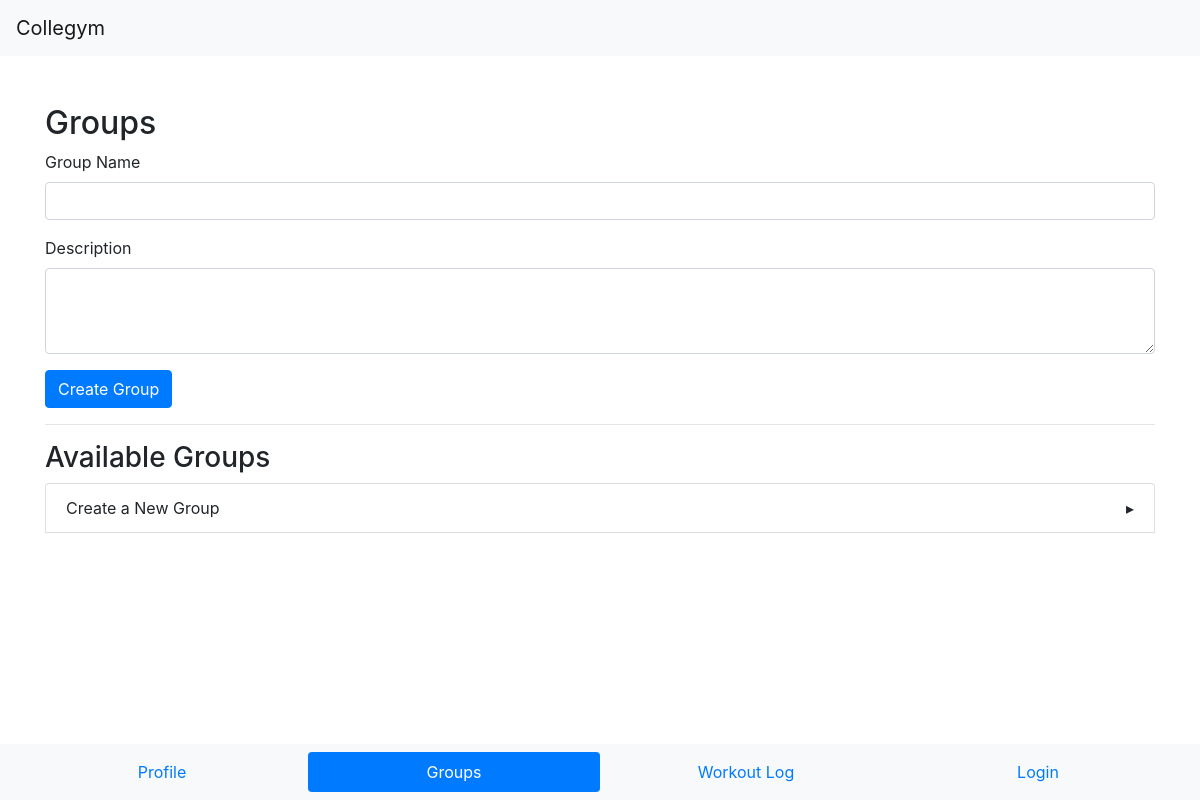
Before: /group/1 (signed in) with the older database file.
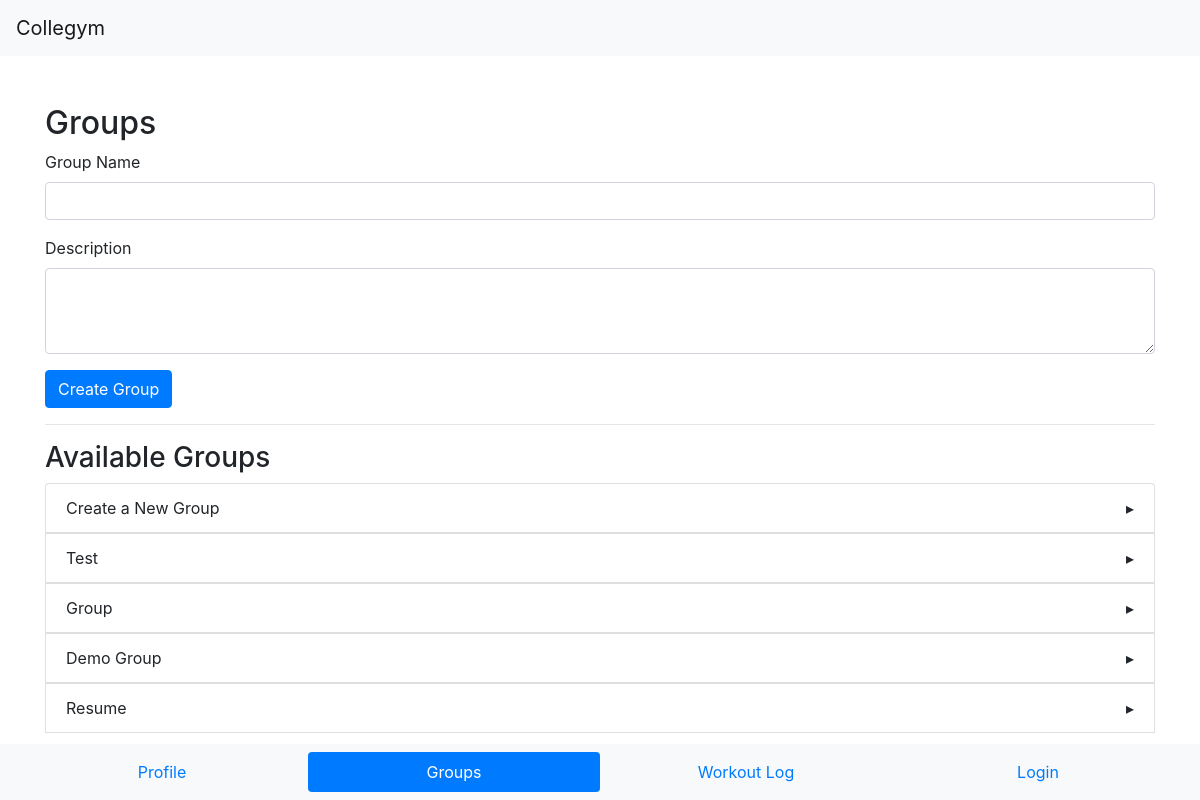
After: the same page with the newer database file.
### models.py (models this page shows)
class Group(db.Model):
    __tablename__ = "groups"
    id = db.Column(db.Integer, primary_key=True)
    name = db.Column(db.String(150), unique=True, nullable=False)
    description = db.Column(db.String(300))
    privacy_settings = db.Column(db.String(300))
    members = db.relationship('GroupMembers', back_populates='group')

### routes.py (the view, shortened to what this page needs)
@main.route("/group/<int:user_id>", methods=["GET", "POST"])
def group(user_id):
    if "user_id" not in session or session["user_id"] != user_id:
        flash("You need to login first", "warning")
        return redirect(url_for("main.login"))
    user_groups = Group.query.join(GroupMembers, Group.id == GroupMembers.group_id) \
                              .filter((GroupMembers.user_id == user_id)) \
                              .all()
    return render_template("group.html", groups=user_groups)

### Templates/group.html (shortened to what this page needs)
<!DOCTYPE html>
<html lang="en">
<head>
    <link href="https://stackpath.bootstrapcdn.com/bootstrap/4.5.2/css/bootstrap.min.css" rel="stylesheet">
</head>
<body>
    <nav class="navbar navbar-expand-lg navbar-light bg-light">
        <a class="navbar-brand" href="#">Collegym</a>
    </nav>
    <div class="container mt-5">
        <h2>Groups</h2>
        <form method="POST" action="{{ url_for('main.group', user_id=session['user_id']) }}">
            <div class="form-group">
                <label for="name">Group Name</label>
                <input type="text" class="form-control" id="name" name="name" required>
            </div>
            <div class="form-group">
                <label for="description">Description</label>
                <textarea class="form-control" id="description" name="description" rows="3" required></textarea>
            </div>
            <button type="submit" class="btn btn-primary">Create Group</button>
        </form>
        <hr>
        <h3>Available Groups</h3>
        <ul class="list-group">
            {% for group in groups %}
            <li class="list-group-item d-flex justify-content-between align-items-center">
                <div>
                    {{ group.name }}
                </div>
                <span class="arrow-icon" data-toggle="collapse" data-target="#group-{{ group.id }}" aria-expanded="false" aria-controls="group-{{ group.id }}">
                    &#9656;
                </span>
            </li>
            {% endfor %}
        </ul>
    </div>
    <nav class="navbar fixed-bottom navbar-light bg-light">
        <ul class="nav nav-pills nav-justified w-100">
            <li class="nav-item">
                <a class="nav-link" href="{{ url_for('main.profile', user_id=session['user_id']) }}">Profile</a>
            </li>
            <li class="nav-item">
                <a class="nav-link active" href="{{ url_for('main.group', user_id=session['user_id']) }}">Groups</a>
            </li>
            <li class="nav-item">
                <a class="nav-link" href="{{ url_for('main.workout_log', user_id=session['user_id']) }}">Workout Log</a>
            </li>
            <li class="nav-item">
                <a class="nav-link" href="{{ url_for('main.login') }}">Login</a>
            </li>
        </ul>
    </nav>
</body>
</html>

### Templates/group.html (style rules this page uses)
body { padding-bottom: 60px; }
.container { max-height: calc(100vh - 60px); overflow-y: auto; }
.arrow-icon { transition: transform 0.3s ease !important; }

Changed rows visible on the page:
added Group: name "Test"
added Group: name "Group"
added Group: name "Demo Group"
added Group: name "Resume"
